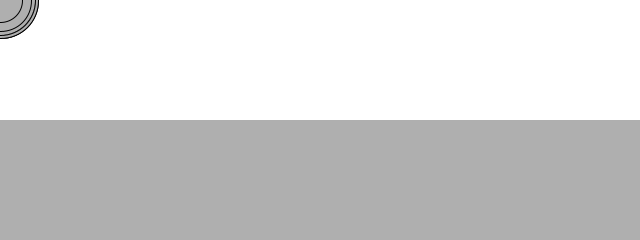
Frame 1 (no input)
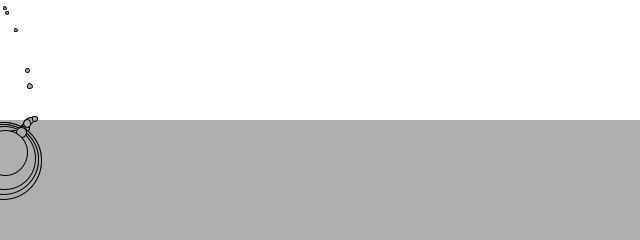
Frame 60 (the mouse pressed at the canvas centre just before this capture)
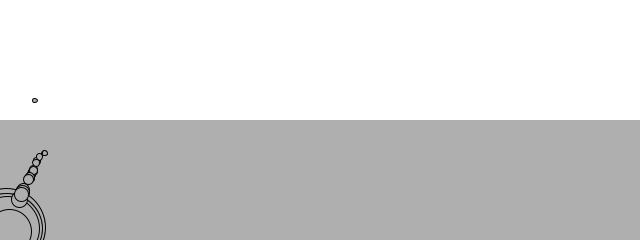
Frame 120 (the mouse held since frame 60 and released just before this capture)

The Processing sketch that drew these frames (run headless with seeded random() and noise(); from frame 60 on, the mouse is pressed at the canvas centre):

// Processing sketch: drag_force
// ── drag_force.pde
class Liquid {
  float x, y, w, h;
  float c;
  
  Liquid(float x_, float y_, float w_, float h_, float c_) {
    x = x_;
    y = y_;
    w = w_;
    h = h_;
    c = c_;
  }
  
  void display() {
    noStroke();
    fill(175);
    rect(x,y,w,h);
  }
}

class Mover {
 
  PVector location;
  PVector velocity;
  PVector acceleration;
  float mass;
  
  void update() {

    velocity.add(acceleration); // velocity depends on acceleeration
    
    location.add(velocity); //location depends on veloctiy
    
    acceleration.mult(0); // clear the acceleration every time otherwise the force effects compound.
  }
  
  void display() {
    stroke(0);
    fill(175);
    ellipse(location.x, location.y, mass * 16, mass * 16);
  }
  
  Mover() {
    location = new PVector(30,30);
    velocity = new PVector(0,0);
    acceleration = new PVector(0,0);
    mass = 1;
  }
  
  Mover(float m, float x, float y) {
    mass = m;
    location = new PVector(x, y);
    velocity = new PVector(0,0);
    acceleration = new PVector(0,0);
  }
  
  void checkEdges() {
    if (location.x > width) {
      location.x = width;
      velocity.x *= -1;
    }
    else if (location.x < 0) {
      velocity.x *= -1;
      location.x = 0;
    }
    
    if (location.y > height) {
      velocity.y *= -1;
      location.y = height;
    }
  }
  
  boolean isInside(Liquid l) {
    if (location.x > l.x && location.x < l.x + l.w && location.y > l.y && location.y < l.y+l.h)
       return true;
    else
      return false;
  }
  
  void drag(Liquid l) {
    float speed = velocity.mag();
    float dragMagnitude = l.c * speed * speed;
    
    PVector drag = velocity.get();
    drag.mult(-1);
    drag.normalize();
    
    drag.mult(dragMagnitude);
    applyForce(drag);
  }
  
  void applyForce(PVector force) {
    //PVector f = force.get(); // get a copy of the input so that i dont change the value of the input
    PVector f = PVector.div(force, mass); // divide the force by the mass however doing this with the input instance would alter the inputs value. as such I create a new vector and use the static method
    acceleration.add(f); // then you add the force to the acceleration. reason is acceleariton = force / mass
  }

}

Liquid liquid;
Mover[] movers = new Mover[100];

void setup() {
  size(640 , 240);
  smooth();
  liquid = new Liquid(0, height/2, width, height/2, 0.1);
  for(int i = 0; i < movers.length; i++) {
    movers[i] = new Mover(random(0.1, 5), 0, 0);
  }
}

void draw() {
  background(255);
  
  liquid.display();
  
  
  for (int i = 0; i < movers.length; i++) {
   
    
    PVector wind = new PVector(0.01, 0);
    float m = movers[i].mass * .1;
    PVector gravity = new PVector(0, m);
    
    if (movers[i].isInside(liquid)) {
      movers[i].drag(liquid);
    }
    
    movers[i].applyForce(wind);
    movers[i].applyForce(gravity);
    
    movers[i].update();
    movers[i].display();
    movers[i].checkEdges();
  }
}
